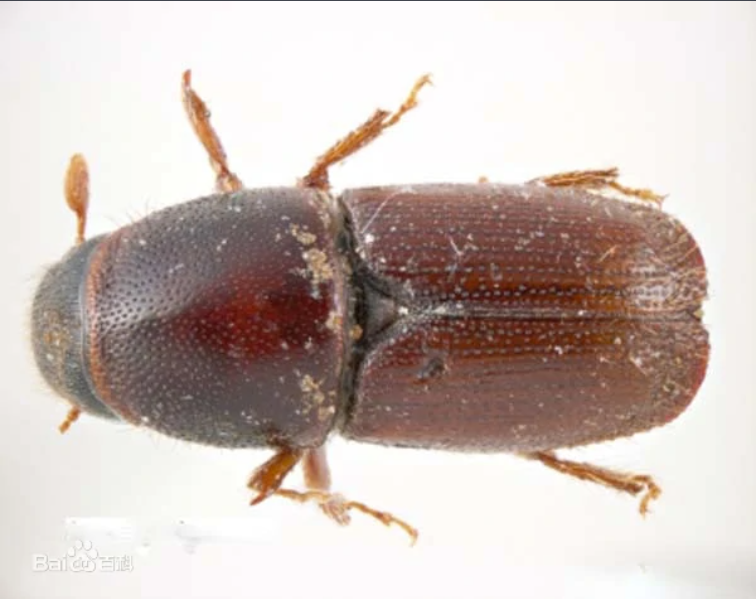
#> input picture 目标检测/166391260.jpg, 756 x 599 px
$ python -i '使用飞桨高层API快速实现数据增强_linux.py'   (imports and definitions only)
#> lines starting #> are read from the running program, lines starting #| are printed output that depends on the picture
import numpy as np
import cv2
from PIL import Image, ImageEnhance
import random
import os
import xml.etree.ElementTree as ET

#对图像随机裁剪
# 从paddle.vision.transforms模块中import随机剪切的API RandomCrop
from paddle.vision.transforms import RandomCrop


import matplotlib.pyplot as plt
# [22 lines left out: function visualize, not called in this run]


image_path = r'./data/data19638/insects/train/images/1.jpeg'
# [2 lines not run here, left out]

# RandomCrop是一个python类，需要事先声明
#RandomCrop还需要传入剪切的形状，这里设置为640
# [1 line that did not run here, left out]
# 将图像转换为PIL.Image格式
# [1 line that did not run here, left out]
# 调用声明好的API实现随机剪切
# [1 line that did not run here, left out]
# 可视化结果
# [1 line not run here, left out]

#同样的方法，可以用飞桨高层API实现亮度增强，如下代码所示：
from paddle.vision.transforms import BrightnessTransform

# BrightnessTransform是一个python类，需要事先声明
# [1 line that did not run here, left out]
# 将图像转换为PIL.Image格式
# [1 line that did not run here, left out]
# 调用声明好的API实现随机剪切
# [1 line that did not run here, left out]
# 可视化结果
# [1 line not run here, left out]

#上面的程序展示了如何读取一张图片的数据并加速，下面的代码实现了批量数据读取。

# 获取一个批次内样本随机缩放的尺寸
# [16 lines left out: functions get_img_size, make_array, not called in this run]

INSECT_NAMES = ['Boerner', 'Leconte', 'Linnaeus',
                'acuminatus', 'armandi', 'coleoptera', 'linnaeus']
# [135 lines left out: functions get_insect_names, get_annotations, get_bbox, get_img_data_from_file, not called in this run]

# 随机改变亮暗、对比度和颜色等
def random_distort(img):
    # 随机改变亮度
    def random_brightness(img, lower=0.5, upper=1.5):
        e = np.random.uniform(lower, upper)
        return ImageEnhance.Brightness(img).enhance(e)
    # 随机改变对比度
    def random_contrast(img, lower=0.5, upper=1.5):
        e = np.random.uniform(lower, upper)
        return ImageEnhance.Contrast(img).enhance(e)
    # 随机改变颜色
    def random_color(img, lower=0.5, upper=1.5):
        e = np.random.uniform(lower, upper)
        return ImageEnhance.Color(img).enhance(e)

    ops = [random_brightness, random_contrast, random_color]
    np.random.shuffle(ops)

    img = Image.fromarray(img)
    img = ops[0](img)
    img = ops[1](img)
    img = ops[2](img)
    img = np.asarray(img)

    return img


# 随机填充
# [35 lines left out: function random_expand, not called in this run]


# 随机裁剪
import numpy as np

# [179 lines left out: functions multi_box_iou_xywh, box_crop, random_crop, random_interp, random_flip, shuffle_gtbox and 2 more, not called in this run]

import paddle
# 定义数据读取类，继承Paddle.io.Dataset
class TrainDataset(paddle.io.Dataset):
    # [12 lines left out: functions __init__, __getitem__, not called in this run]

    def __len__(self):
        return len(self.records)


'''
TRAINDIR = r'./data/data19638/insects/train'
TESTDIR = r'./data/data19638/insects/test'
VALIDDIR = r'./data/data19638/insects/val'
# 创建数据读取类
train_dataset = TrainDataset(TRAINDIR, mode='train')

# 使用paddle.io.DataLoader创建数据读取器，并设置batchsize，进程数量num_workers等参数
train_loader = paddle.io.DataLoader(train_dataset, batch_size=2, shuffle=True, num_workers=2, drop_last=True)

for i in range(3):
    img, gt_boxes, gt_labels, im_shape = next(train_loader())
    print(gt_boxes.shape, gt_labels.shape, im_shape)
'''


# 在开始具体的算法讲解之前，先补充一下读取测试数据的代码。测试数据没有标注信息，也不需要做图像增广，代码如下所示。
import os
# 将 list形式的batch数据 转化成多个array构成的tuple
# [146 lines left out: functions make_test_array, test_data_loader, get_objectness_label, box_iou_xywh, not called in this run]

'''
# 读取数据
import paddle
reader = paddle.io.DataLoader(train_dataset, batch_size=2, shuffle=True, num_workers=1, drop_last=True)
img, gt_boxes, gt_labels, im_shape = next(reader())
img, gt_boxes, gt_labels, im_shape = img.numpy(), gt_boxes.numpy(), gt_labels.numpy(), im_shape.numpy()

# 计算出锚框对应的标签
label_objectness, label_location, label_classification, scale_location = get_objectness_label(img,
                                                                                              gt_boxes, gt_labels,
                                                                                              iou_threshold = 0.7,
                                                                                              anchors = [116, 90, 156, 198, 373, 326],
                                                                                              num_classes=7, downsample=32)

print(img.shape, gt_boxes.shape, gt_labels.shape, im_shape.shape)
print(label_objectness.shape, label_location.shape, label_classification.shape, scale_location.shape)
'''

# 卷积神经网络提取特征
import paddle
import paddle.nn.functional as F
from paddle import nn
import numpy as np


class ConvBNLayer(paddle.nn.Layer):
    # [32 lines left out: functions __init__, forward, not called in this run]


class DownSample(paddle.nn.Layer):
    # 下采样，图片尺寸减半，具体实现方式是使用stirde=2的卷积
    # [15 lines left out: function __init__, not called in this run]

    def forward(self, inputs):
        out = self.conv_bn_layer(inputs)
        return out


class BasicBlock(paddle.nn.Layer):
    """
    基本残差块的定义，输入x经过两层卷积，然后接第二层卷积的输出和输入x相加
    """

    # [23 lines left out: functions __init__, forward, not called in this run]


class LayerWarp(paddle.nn.Layer):
    """
    添加多层残差块，组成Darknet53网络的一个层级
    """

    # [17 lines left out: functions __init__, forward, not called in this run]


# DarkNet 每组残差块的个数，来自DarkNet的网络结构图
DarkNet_cfg = {53: ([1, 2, 8, 8, 4])}


class DarkNet53_conv_body(paddle.nn.Layer):
    # [48 lines left out: functions __init__, forward, not called in this run]

# 指定输入数据的形状是(1,3,640,640)(1, 3, 640, 640)(1,3,640,640)，
# 则3个层级的输出特征图的形状分别是
# C0(1,1024,20,20)，C1(1,512,40,40)，C2(1,256,80,80)。


# 查看Darknet53网络输出特征图
import numpy as np

'''
backbone = DarkNet53_conv_body()
x = np.random.randn(1, 3, 640, 640).astype('float32')
x = paddle.to_tensor(x)
C0, C1, C2 = backbone(x)
print(C0.shape, C1.shape, C2.shape)
'''

# 骨干网络的输出特征图是C0，下面的程序是对C0进行多次卷积以得到跟预测框相关的特征图P0。
class YoloDetectionBlock(paddle.nn.Layer):
    # define YOLOv3 detection head
    # 使用多层卷积和BN提取特征
    # [51 lines left out: functions __init__, forward, not called in this run]

# K(5+C) ：k=3 每个像素点有三个不同尺寸比例的ancor 锚框；C=7 共计7个目标检测体
#检测框的输出尺寸  P0 [1, 36, 20, 20]， P1 [1, 36, 40, 40]， P2 [1, 36, 80, 80]，
'''
NUM_ANCHORS = 3
NUM_CLASSES = 7
num_filters=NUM_ANCHORS * (NUM_CLASSES + 5)

backbone = DarkNet53_conv_body()
detection = YoloDetectionBlock(ch_in=1024, ch_out=512)
conv2d_pred = paddle.nn.Conv2D(in_channels=1024, out_channels=num_filters, kernel_size=1)

x = np.random.randn(1, 3, 640, 640).astype('float32')
x = paddle.to_tensor(x)
C0, C1, C2 = backbone(x)
route, tip = detection(C0)
P0 = conv2d_pred(tip)

print(P0.shape)

# 计算预测框是否包含物体的概率
NUM_ANCHORS = 3
NUM_CLASSES = 7
num_filters=NUM_ANCHORS * (NUM_CLASSES + 5)

backbone = DarkNet53_conv_body()
detection = YoloDetectionBlock(ch_in=1024, ch_out=512)
conv2d_pred = paddle.nn.Conv2D(in_channels=1024, out_channels=num_filters,  kernel_size=1)

x = np.random.randn(1, 3, 640, 640).astype('float32')
x = paddle.to_tensor(x)
C0, C1, C2 = backbone(x)
route, tip = detection(C0)
P0 = conv2d_pred(tip)

reshaped_p0 = paddle.reshape(P0, [-1, NUM_ANCHORS, NUM_CLASSES + 5, P0.shape[2], P0.shape[3]])
pred_objectness = reshaped_p0[:, :, 4, :, :]
pred_objectness_probability = F.sigmoid(pred_objectness)
print(pred_objectness.shape, pred_objectness_probability.shape,pred_objectness_probability[0,0,2,:])

# 计算预测框位置坐标

NUM_ANCHORS = 3
NUM_CLASSES = 7
num_filters=NUM_ANCHORS * (NUM_CLASSES + 5)

backbone = DarkNet53_conv_body()
detection = YoloDetectionBlock(ch_in=1024, ch_out=512)
conv2d_pred =  paddle.nn.Conv2D(in_channels=1024, out_channels=num_filters,  kernel_size=1)

x = np.random.randn(1, 3, 640, 640).astype('float32')
x = paddle.to_tensor(x)
C0, C1, C2 = backbone(x)
route, tip = detection(C0)
P0 = conv2d_pred(tip)

reshaped_p0 = paddle.reshape(P0, [-1, NUM_ANCHORS, NUM_CLASSES + 5, P0.shape[2], P0.shape[3]])
pred_objectness = reshaped_p0[:, :, 4, :, :]
pred_objectness_probability = F.sigmoid(pred_objectness)

pred_location = reshaped_p0[:, :, 0:4, :, :]
print(pred_location.shape)

'''

# 网络输出值是(tx,ty,tw,th)，还需要将其转化为(x1,y1,x2,y2)这种形式的坐标表示。
# 定义Sigmoid函数
def sigmoid(x):
    return 1. / (1.0 + np.exp(-x))


# 将网络特征图输出的[tx, ty, th, tw]转化成预测框的坐标[x1, y1, x2, y2]
# [53 lines left out: function get_yolo_box_xxyy, not called in this run]

'''
# 通过调用上面定义的get_yolo_box_xxyy函数，可以从P0P0P0计算出预测框坐标来，具体程序如下：
NUM_ANCHORS = 3
NUM_CLASSES = 7
num_filters=NUM_ANCHORS * (NUM_CLASSES + 5)

backbone = DarkNet53_conv_body()
detection = YoloDetectionBlock(ch_in=1024, ch_out=512)
conv2d_pred = paddle.nn.Conv2D(in_channels=1024, out_channels=num_filters,  kernel_size=1)

x = np.random.randn(1, 3, 640, 640).astype('float32')
x = paddle.to_tensor(x)
C0, C1, C2 = backbone(x)
route, tip = detection(C0)
P0 = conv2d_pred(tip)

reshaped_p0 = paddle.reshape(P0, [-1, NUM_ANCHORS, NUM_CLASSES + 5, P0.shape[2], P0.shape[3]])
pred_objectness = reshaped_p0[:, :, 4, :, :]
pred_objectness_probability = F.sigmoid(pred_objectness)

pred_location = reshaped_p0[:, :, 0:4, :, :]

# anchors包含了预先设定好的锚框尺寸
anchors = [116, 90, 156, 198, 373, 326]
# downsample是特征图P0的步幅
pred_boxes = get_yolo_box_xxyy(P0.numpy(), anchors, num_classes=7, downsample=32) # 由输出特征图P0计算预测框位置坐标
print(pred_boxes.shape)
# 上面程序计算出来的pred_boxes的形状是[N,H,W,num_anchors,4][N, H, W, num\_anchors, 4][N,H,W,num_anchors,4]，坐标格式是[x1,y1,x2,y2],数值在0~1之间，表示相对坐标。

# 计算物体属于每个类别概率
NUM_ANCHORS = 3
NUM_CLASSES = 7
num_filters=NUM_ANCHORS * (NUM_CLASSES + 5)

backbone = DarkNet53_conv_body()
detection = YoloDetectionBlock(ch_in=1024, ch_out=512)
conv2d_pred = paddle.nn.Conv2D(in_channels=1024, out_channels=num_filters,  kernel_size=1)

x = np.random.randn(1, 3, 640, 640).astype('float32')
x = paddle.to_tensor(x)
C0, C1, C2 = backbone(x)
route, tip = detection(C0)
P0 = conv2d_pred(tip)

reshaped_p0 = paddle.reshape(P0, [-1, NUM_ANCHORS, NUM_CLASSES + 5, P0.shape[2], P0.shape[3]])
# 取出与objectness相关的预测值
pred_objectness = reshaped_p0[:, :, 4, :, :]
pred_objectness_probability = F.sigmoid(pred_objectness)
# 取出与位置相关的预测值
pred_location = reshaped_p0[:, :, 0:4, :, :]
# 取出与类别相关的预测值
pred_classification = reshaped_p0[:, :, 5:5+NUM_CLASSES, :, :]
pred_classification_probability = F.sigmoid(pred_classification)
print(pred_classification.shape)
'''
'''
# 损失函数 ：三部分组成
#1.表征是否包含目标物体的损失函数，通过pred_objectness和label_objectness计算。

loss_obj = F.binary_cross_entropy_with_logits(pred_objectness, label_objectness)

#2.表征物体位置的损失函数，通过pred_location和label_location计算。

pred_location_x = pred_location[:, :, 0, :, :]
pred_location_y = pred_location[:, :, 1, :, :]
pred_location_w = pred_location[:, :, 2, :, :]
pred_location_h = pred_location[:, :, 3, :, :]
loss_location_x = F.binary_cross_entropy_with_logits(pred_location_x, label_location_x)
loss_location_y = F.binary_cross_entropy_with_logits(pred_location_y, label_location_y)
loss_location_w = paddle.abs(pred_location_w - label_location_w)
loss_location_h = paddle.abs(pred_location_h - label_location_h)
loss_location = loss_location_x + loss_location_y + loss_location_w + loss_location_h
#3.表征物体类别的损失函数，通过pred_classification和label_classification计算。
loss_obj = paddle.nn.fucntional.binary_cross_entropy_with_logits(pred_classification, label_classification)
'''

# 计算出所有预测框跟真实框之间的IoU，然后把那些IoU大于阈值的真实框挑选出来。
# 挑选出跟真实框IoU大于阈值的预测框
# [40 lines left out: functions get_iou_above_thresh_inds, label_objectness_ignore, not called in this run]

'''
# 下面通过调用这两个函数，实现如何将部分预测框的label_objectness设置为-1。
# 读取数据
reader = paddle.io.DataLoader(train_dataset, batch_size=2, shuffle=True, num_workers=0, drop_last=True)
img, gt_boxes, gt_labels, im_shape = next(reader())
img, gt_boxes, gt_labels, im_shape = img.numpy(), gt_boxes.numpy(), gt_labels.numpy(), im_shape.numpy()
# 计算出锚框对应的标签
label_objectness, label_location, label_classification, scale_location = get_objectness_label(img,
                                                                                              gt_boxes, gt_labels,
                                                                                              iou_threshold=0.7,
                                                                                              anchors=[116, 90, 156,
                                                                                                       198, 373, 326],
                                                                                              num_classes=7,
                                                                                              downsample=32)

NUM_ANCHORS = 3
NUM_CLASSES = 7
num_filters = NUM_ANCHORS * (NUM_CLASSES + 5)

backbone = DarkNet53_conv_body()
detection = YoloDetectionBlock(ch_in=1024, ch_out=512)
conv2d_pred = paddle.nn.Conv2D(in_channels=1024, out_channels=num_filters, kernel_size=1)

x = paddle.to_tensor(img)
C0, C1, C2 = backbone(x)
route, tip = detection(C0)
P0 = conv2d_pred(tip)

# anchors包含了预先设定好的锚框尺寸
anchors = [116, 90, 156, 198, 373, 326]
# downsample是特征图P0的步幅
pred_boxes = get_yolo_box_xxyy(P0.numpy(), anchors, num_classes=7, downsample=32)
iou_above_thresh_indices = get_iou_above_thresh_inds(pred_boxes, gt_boxes, iou_threshold=0.7)
label_objectness = label_objectness_ignore(label_objectness, iou_above_thresh_indices)
print(pred_boxes.shape,pred_boxes[0,0,0,1,:],label_objectness.shape,label_objectness[0,0,0,0])
for i in range(20):
    print(label_objectness[0,0,i,:].sum())

label_objectness_other = label_objectness==1
for i in range(20):
    print(label_objectness_other[0,0,i,:].sum())
'''

# 计算总的损失函数的代码如下：
# [57 lines left out: function get_loss, not called in this run]


from paddle.nn import Conv2D

'''
# 计算出锚框对应的标签
label_objectness, label_location, label_classification, scale_location = get_objectness_label(img,
                                                                                              gt_boxes, gt_labels,
                                                                                              iou_threshold=0.7,
                                                                                              anchors=[116, 90, 156,
                                                                                                       198, 373, 326],
                                                                                              num_classes=7,
                                                                                              downsample=32)

NUM_ANCHORS = 3
NUM_CLASSES = 7
num_filters = NUM_ANCHORS * (NUM_CLASSES + 5)

backbone = DarkNet53_conv_body()
detection = YoloDetectionBlock(ch_in=1024, ch_out=512)
conv2d_pred = Conv2D(in_channels=1024, out_channels=num_filters, kernel_size=1)

x = paddle.to_tensor(img)
C0, C1, C2 = backbone(x)
route, tip = detection(C0)
P0 = conv2d_pred(tip)
# anchors包含了预先设定好的锚框尺寸
anchors = [116, 90, 156, 198, 373, 326]
# downsample是特征图P0的步幅
pred_boxes = get_yolo_box_xxyy(P0.numpy(), anchors, num_classes=7, downsample=32)
iou_above_thresh_indices = get_iou_above_thresh_inds(pred_boxes, gt_boxes, iou_threshold=0.7)
label_objectness = label_objectness_ignore(label_objectness, iou_above_thresh_indices)

label_objectness = paddle.to_tensor(label_objectness)
label_location = paddle.to_tensor(label_location)
label_classification = paddle.to_tensor(label_classification)
scales = paddle.to_tensor(scale_location)
label_objectness.stop_gradient = True
label_location.stop_gradient = True
label_classification.stop_gradient = True
scales.stop_gradient = True

total_loss = get_loss(P0, label_objectness, label_location, label_classification, scales,
                      num_anchors=NUM_ANCHORS, num_classes=NUM_CLASSES)
total_loss_data = total_loss.numpy()
print(total_loss_data)
'''

# 多尺度检测
# 对于使用了多层级特征图产生预测框的方法，其具体实现代码如下：
# 定义上采样模块
class Upsample(paddle.nn.Layer):
    def __init__(self, scale=2):
        super(Upsample,self).__init__()
        self.scale = scale

    # [13 lines left out: function forward, not called in this run]


class YOLOv3(paddle.nn.Layer):
    # [94 lines left out: functions __init__, forward, get_loss, not called in this run]


############# 这段代码在本地机器上运行请慎重，容易造成死机#######################

import time
import os
import paddle

ANCHORS = [10, 13, 16, 30, 33, 23, 30, 61, 62, 45, 59, 119, 116, 90, 156, 198, 373, 326]

ANCHOR_MASKS = [[6, 7, 8], [3, 4, 5], [0, 1, 2]]

IGNORE_THRESH = .7
NUM_CLASSES = 7

# [5 lines left out: function get_lr, not called in this run]


# [69 lines not run here, left out]


# 预测
# 定义YOLOv3模型
class YOLOv3(paddle.nn.Layer):
    # [130 lines left out: functions __init__, forward, get_loss, get_pred, not called in this run]


# 画图展示目标物体边界框
import numpy as np
import matplotlib.pyplot as plt
import matplotlib.patches as patches
from matplotlib.image import imread
import math


# 定义画矩形框的程序
# [11 lines left out: function draw_rectangle, not called in this run]


# [1 line not run here, left out]

filename = '/home/aistudio/work/images/section3/000000086956.jpg'
# [2 lines not run here, left out]

currentAxis = plt.gca()

# 预测框位置
boxes = np.array([[4.21716537e+01, 1.28230896e+02, 2.26547668e+02, 6.00434631e+02],
                  [3.18562988e+02, 1.23168472e+02, 4.79000000e+02, 6.05688416e+02],
                  [2.62704697e+01, 1.39430557e+02, 2.20587097e+02, 6.38959656e+02],
                  [4.24965363e+01, 1.42706665e+02, 2.25955185e+02, 6.35671204e+02],
                  [2.37462646e+02, 1.35731537e+02, 4.79000000e+02, 6.31451294e+02],
                  [3.19390472e+02, 1.29295090e+02, 4.79000000e+02, 6.33003845e+02],
                  [3.28933838e+02, 1.22736115e+02, 4.79000000e+02, 6.39000000e+02],
                  [4.44292603e+01, 1.70438187e+02, 2.26841858e+02, 6.39000000e+02],
                  [2.17988785e+02, 3.02472412e+02, 4.06062927e+02, 6.29106628e+02],
                  [2.00241089e+02, 3.23755096e+02, 3.96929321e+02, 6.36386108e+02],
                  [2.14310303e+02, 3.23443665e+02, 4.06732849e+02, 6.35775269e+02]])

# 预测框得分
scores = np.array([0.5247661, 0.51759845, 0.86075854, 0.9910175, 0.39170712,
                   0.9297706, 0.5115228, 0.270992, 0.19087596, 0.64201415, 0.879036])

# 画出所有预测框
# [2 lines not run here, left out]

>>> import cv2
>>> picture = cv2.imread('166391260.jpg')
#> picture is the input picture: shape (599, 756, 3); mean B, G, R 184.8, 190.3, 203.8
>>> result = random_distort(picture)
#> in random_color, `return ImageEnhance.Color(img).enhance(e)`:
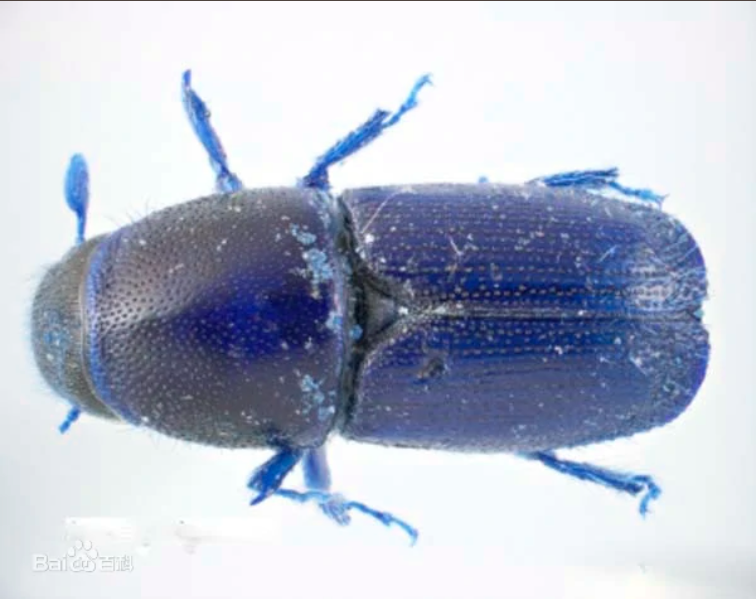
#> returned value: PIL image 756x599 RGB; mean R, G, B 183.2, 189.9, 206.1
